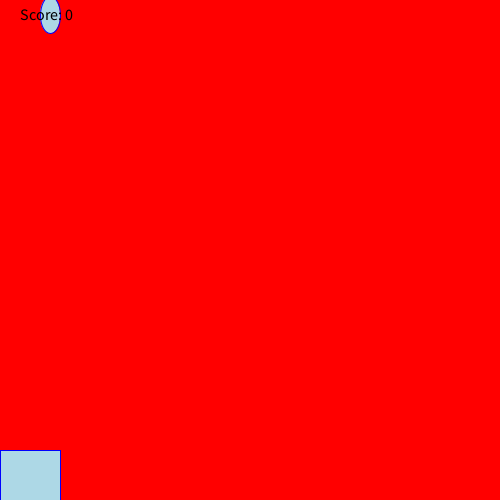
Frame 1 (no input)
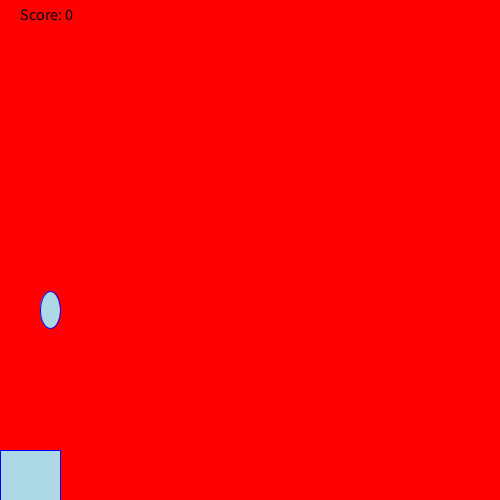
Frame 60 (the mouse pressed at the canvas centre just before this capture)
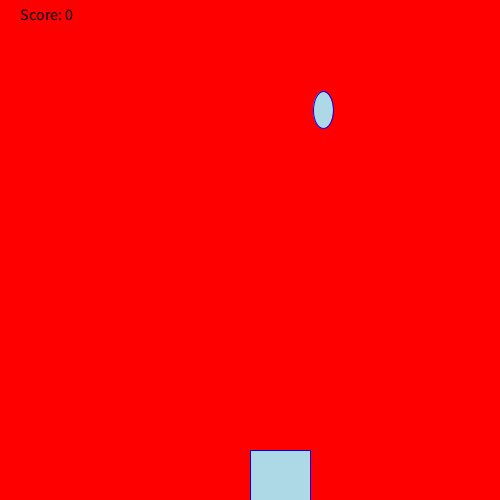
Frame 120 (the mouse held since frame 60 and released just before this capture)

The Processing sketch that drew these frames (run headless with seeded random() and noise(); from frame 60 on, the mouse is pressed at the canvas centre):

// Processing sketch: raindrop_game
// ── raindrop_game.pde
int x= 50;
int y=10;
int score=0;
void setup(){
size(500, 500);

 
}

void draw(){
  background(255,0,0);
  if(y>=500){
  y=0;
   x = (int) random(500);
  }
  y+=5;
  fill(173,216,230);
stroke(0, 0, 255);
ellipse(x, y, 20, 37);

rect(mouseX, 450 , 60, 50);

if(x>=mouseX&&x<mouseX+50&&y>=450){
y=0;
x = (int) random(500);
  score++;

}

fill(0, 0, 0);
textSize(16);
text("Score: " + score, 20, 20);


}
